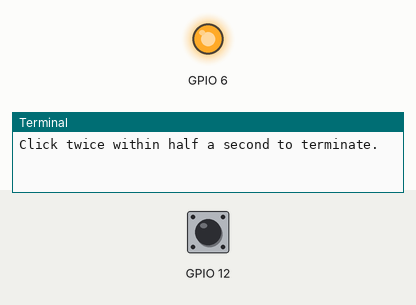
Simulated run of this program. Board: Raspberry Pi (BCM pin numbers). Parts: output pins drawn as LEDs (lit = HIGH), the last lines printed to the terminal. Inputs (shaded band) come from the test bench; at power-on: GPIO 12 LOW. The clock reads 2024-03-15 10:24:30 at power-on unless the program sets it. At 16.4 s the program stops and its outputs stay as they are.

Above: at 5.0 s.
5.1 s: GPIO 12 pulled HIGH for 0.15 s
At 5.81 s:
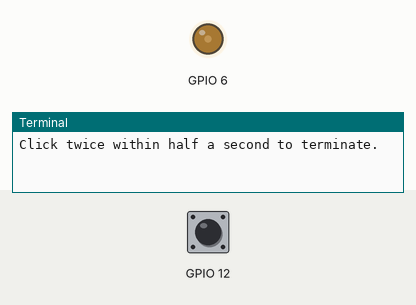
8.1 s: GPIO 12 pulled HIGH for 1 s
At 8.11 s:
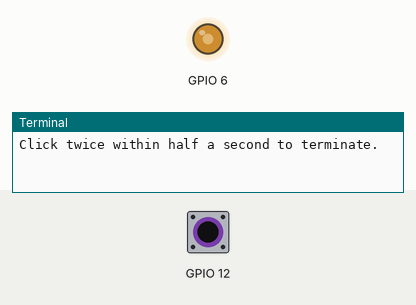
11.1 s: GPIO 12 pulsed HIGH 2 times (0.12 s each, 0.3 s apart)
13.2 s: GPIO 12 pulled HIGH for 3.2 s
At 17.5 s:
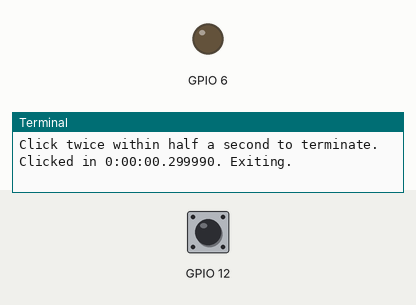
Timing chart, 0 to 17.9 s (numbered marks = the images above; inputs shaded):
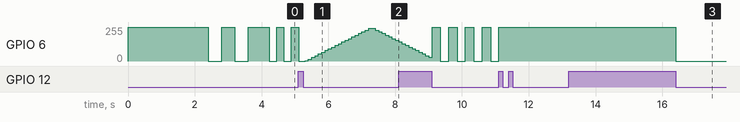

Measured:
- after the input at 13.2 s, GPIO 6: 255/255 → 0/255 after 3.2 s
- by itself, GPIO 6: ramps from 255/255 to 0/255 and jumps back, once every 0.50 s

The program:

ChristmasLights2.py
```python
import contextlib
from collections import namedtuple
from datetime import datetime, timedelta
import itertools
import time
import sys

import RPi.GPIO as GPIO


PWM = namedtuple('PWM', ['frequency', 'duty', 'time'])


class ChristmasLights(object):
    def __init__(self, patterns):
        # A variable to tell us if we should terminate a run loop.
        self._poisoned = False

        self._patterns_iter = itertools.cycle(patterns)
        self._button_events = {'down': None, 'up': None}

        #: An infinite loop of on/off pattern.
        self._pattern = None

    def next_pattern(self):
        try:
            pattern = next(self._patterns_iter)
        except StopIteration:
            # We've run out of patterns, so poison the run loop.
            self._poisoned = True
        else:
            self.set_pattern(pattern)

    def set_pattern(self, pattern):
        self._pattern = itertools.cycle(pattern)
        # Stop program waiting in run function
        self.waiting = False

    def confirm_interruption(self):
        """
        A *blocking* raw input to interrup the display.

        This would normally be called in a new thread with:

        import thread
        thread.start_new_thread(self.confirm_interruption, tuple())

        """
        msg = 'Type "yes" to interrupt the display: '
        answer = None
        while answer not in ['y', 'yes']:
            answer = raw_input(msg).lower().strip()
        self._poisoned = True

    def non_blocking_confirm_interrupt(self):
        import threading
        thread = threading.Thread(target=self.confirm_interruption)
        thread.daemon = False
        thread.start()

    def non_blocking_confirm_interrupt(self):
        import select
        print sys.stdin
        sys.stdin._RPCProxy__methods['fileno'] = 1
        msg = 'Type "yes" to interrupt the display: '
        answer = None
        while answer not in ['y', 'yes']:
            sys.stdout.write(msg)
            select.select([sys.stdin], [], [], 0)
            answer = sys.stdin.readline().lower().strip()
        self._poisoned = True

    def run(self):
        for _ in self._run():
            pass

    def _run(self, timer_step=0.1):
        """The loop of our Christmas display."""
        self._poisoned = False
        self.next_pattern()
        while self._poisoned == False:
            pwm = next(self._pattern)
            self.light_pwm.ChangeDutyCycle(pwm.duty)
            self.light_pwm.ChangeFrequency(pwm.frequency)
            start = datetime.now()
            self.waiting = True
            yield
            while self.waiting and datetime.now() - start < timedelta(seconds = pwm.time):
                time.sleep(timer_step)
                yield

        self._poisoned = False

    def button_down_event(self, channel):
        last = self._button_events['down']
        now = datetime.now()
        if last is not None and now - last < timedelta(milliseconds=500):
            print('Clicked in {}. Exiting.'.format(now - last))
            self._poisoned = True
        else:
            self._button_events['down'] = datetime.now()
            self.next_pattern()

    @contextlib.contextmanager
    def setup(self, button_channel, light_channel):
        GPIO.setmode(GPIO.BCM)
        GPIO.setup(button_channel, GPIO.IN, pull_up_down=GPIO.PUD_DOWN)
        GPIO.setup(light_channel, GPIO.OUT)

        GPIO.add_event_detect(button_channel, GPIO.FALLING,
                              callback=self.button_down_event,
                              bouncetime=150)
        self.light_pwm = GPIO.PWM(light_channel, 1)
        self.light_pwm.start(0)
        yield
        self.light_pwm.stop()
        GPIO.cleanup()


fade_step_len = 0.1
steps = range(1, 100, 5)
STOCK_PATTERNS = [
                    [PWM(i-0.75, 50, 2) for i in range(1, 15, 1)],
                    [PWM(100, i, fade_step_len) for i in steps] + [PWM(100, i, fade_step_len) for i in steps[::-1]],
                    [PWM(2, 50, 2), PWM(2, 100, 2)],
                    [PWM(2, 100, 20)],
                 ]
STOCK_PATTERN_NAMES = ["Will's fader",
                       "Fade in fade out",
                       "Blink then solid",
                       "Solid"]

if __name__ == '__main__':
    display = ChristmasLights(STOCK_PATTERNS)
    with display.setup(button_channel=12, light_channel=6):
        print('Click twice within half a second to terminate.')
        display.run()
```
